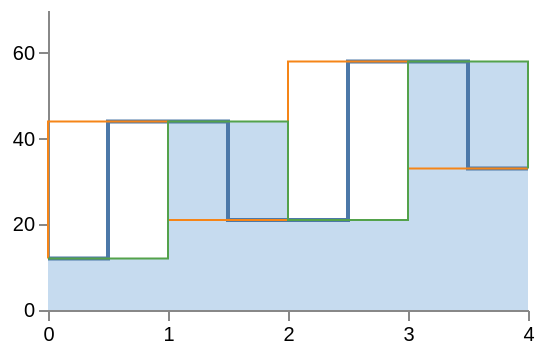

Specify this chart in Vega-Lite:
### Vega specification from a JSON file in a GitHub repository (floating-point values rounded to 4 significant figures)
{"$schema": "https://vega.github.io/schema/vega/v6.json", "description": "The three staircase interpolations over the same points — the vertical half way, at the first point, and at the second — with a step-after area beneath them.", "width": 240, "height": 150, "padding": 5, "data": [{"name": "table", "values": [{"x": 0, "y": 12}, {"x": 1, "y": 44}, {"x": 2, "y": 21}, {"x": 3, "y": 58}, {"x": 4, "y": 33}]}], "scales": [{"name": "x", "type": "linear", "domain": {"data": "table", "field": "x"}, "range": "width", "zero": false}, {"name": "y", "type": "linear", "domain": [0, 70], "range": "height"}], "axes": [{"orient": "bottom", "scale": "x", "tickCount": 5}, {"orient": "left", "scale": "y", "tickCount": 4}], "marks": [{"type": "area", "from": {"data": "table"}, "encode": {"enter": {"x": {"scale": "x", "field": "x"}, "y": {"scale": "y", "field": "y"}, "y2": {"scale": "y", "value": 0}, "interpolate": {"value": "step-after"}, "fill": {"value": "#c6dbef"}}}}, {"type": "line", "from": {"data": "table"}, "encode": {"enter": {"x": {"scale": "x", "field": "x"}, "y": {"scale": "y", "field": "y"}, "interpolate": {"value": "step"}, "stroke": {"value": "#4c78a8"}, "strokeWidth": {"value": 2}}}}, {"type": "line", "from": {"data": "table"}, "encode": {"enter": {"x": {"scale": "x", "field": "x"}, "y": {"scale": "y", "field": "y"}, "interpolate": {"value": "step-before"}, "stroke": {"value": "#f58518"}, "strokeWidth": {"value": 1}}}}, {"type": "line", "from": {"data": "table"}, "encode": {"enter": {"x": {"scale": "x", "field": "x"}, "y": {"scale": "y", "field": "y"}, "interpolate": {"value": "step-after"}, "stroke": {"value": "#54a24b"}, "strokeWidth": {"value": 1}}}}]}
